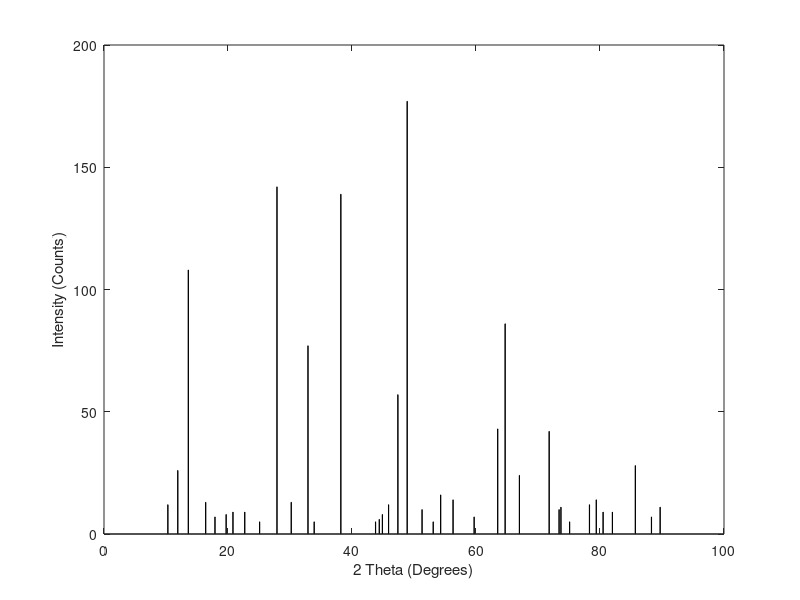

Recreate this plot in MATLAB.
A = [...  %[2 Theta (degrees), Intensity (counts)] XRD values from lehigh testing for 1 atm 100 C BB
10.3	12
11.9	26
13.6	108
16.4	13
17.9	7
19.7	8
20.8	9
22.7	9
25.1	5
27.9	142
30.2	13
32.9	77
33.9	5
38.2	139
43.8	5
44.4	6
44.9	8
45.9	12
47.4	57
48.9	177
51.3	10
53.1	5
54.3	16
56.3	14
59.7	7
63.5	43
64.7	86
67	24
71.8	42
73.4	10
73.7	11
75.1	5
78.3	12
79.4	14
80.5	9
82	9
85.7	28
88.3	7
89.7	11];

bar(A(:,1),A(:,2),.1);
xlabel('2 Theta (Degrees)')
ylabel('Intensity (Counts)')
